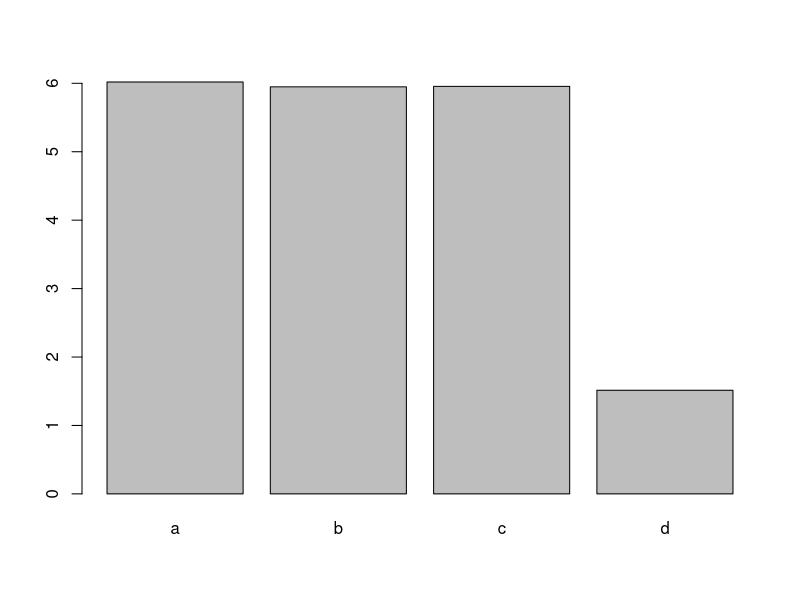

Write the R code that produced this figure. (Note: this script raises an error after producing the figure.)
#rating-task data
#The experiment had four conditions. Sum contrast analysis have been
#performed. The intercepet have been changed twice. In the first analysis intercept condition 'a' while in
# second analysis the intercept has been changed to condition 'd'.
# In this experiment we are checking participants awareness of grammaticality in conditions where we have either given 
# Local coherence ungrammatical parse of case-confusion ungrammatical pare.

#exp1
# a:Grammatical-baseline
# b:Local-coherence
# c:Case-confusion
# d:Ungramatical-baseline

library(stringr)
data<- read.table('../data/apurva-smlp-data.tsv',header = T, sep="\t")
head(data)
str(data)
dim(data)


#Sanity-data points
with(data, tapply( item, subj, length))
with(data, tapply( item, cond, length))


#mean-plot
library(ggplot2)
means.cond<-with(data,tapply(rating,cond, mean,na.rm=T))
barplot(means.cond)
means.cond

#mean
# a:6.02
# b:5.95
# c:5.96
# d:1.51

#sum contrast; condition 'a' as the intercept
library(lme4)
m1 <- lmer(scale(rating)~cond+(item|subj), data)
summary(m1)

#Changing the intercept from 'a' to 'd'
DF <- within(data, cond <- relevel(cond, ref = 'd'))
factor(DF$cond)

#sum contrast; condition 'd' as the intercept
m2 <- lmer(scale(rating)~cond+(cond|item), data = DF)
summary(m2)


##Plotting mean ratings across conditions.

data$cond <- as.factor(data$cond)
data$rating <- as.numeric(data$rating)

head(data)
library('dplyr')
mean.rating<-data%>%
  group_by(cond) %>%
  summarise(mean.rating=mean(rating,na.rm = TRUE), sd.rating=sd(rating,na.rm = TRUE)/sqrt(n()))
mean.rating
str(mean.rating)
colnames(mean.rating)[1] <- "Condition"
colnames(mean.rating)[2] <- "Rating"
colnames(mean.rating)[3] <- "SE"

#barplot (rating)
ggplot(mean.rating, aes(x=Condition, y=Rating)) +
  geom_bar(stat="identity", colour='black',width=.75) +
  scale_fill_grey()+
  ylab("Mean ratings")+
  xlab("Conditions")+
  geom_errorbar(aes(ymin=Rating-SE, ymax=Rating+SE), width=.2)

